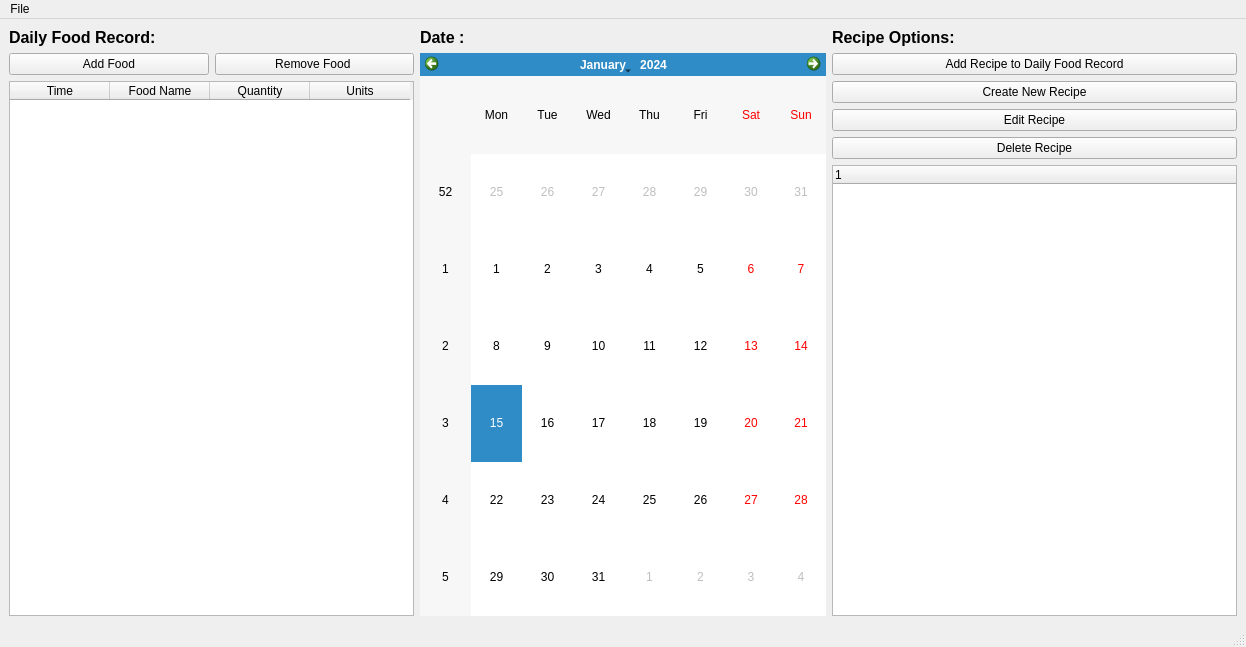
<?xml version="1.0" encoding="UTF-8"?>
<ui version="4.0">
 <class>MainWindow</class>
 <widget class="QMainWindow" name="MainWindow">
  <property name="geometry">
   <rect>
    <x>0</x>
    <y>0</y>
    <width>1246</width>
    <height>647</height>
   </rect>
  </property>
  <property name="windowTitle">
   <string>MainWindow</string>
  </property>
  <widget class="QWidget" name="centralwidget">
   <layout class="QHBoxLayout" name="horizontalLayout">
    <item>
     <layout class="QVBoxLayout" name="foodRecordLayout">
      <item>
       <widget class="QLabel" name="label">
        <property name="font">
         <font>
          <pointsize>12</pointsize>
          <weight>75</weight>
          <bold>true</bold>
         </font>
        </property>
        <property name="text">
         <string>Daily Food Record:</string>
        </property>
       </widget>
      </item>
      <item>
       <layout class="QHBoxLayout" name="horizontalLayout_2">
        <item>
         <widget class="QPushButton" name="removeFoodPushButton">
          <property name="text">
           <string>Add Food</string>
          </property>
         </widget>
        </item>
        <item>
         <widget class="QPushButton" name="addFoodPushButton">
          <property name="text">
           <string>Remove Food </string>
          </property>
         </widget>
        </item>
       </layout>
      </item>
      <item>
       <widget class="QTableWidget" name="recordedFoodTableWidget">
        <column>
         <property name="text">
          <string>Time</string>
         </property>
        </column>
        <column>
         <property name="text">
          <string>Food Name</string>
         </property>
        </column>
        <column>
         <property name="text">
          <string>Quantity</string>
         </property>
        </column>
        <column>
         <property name="text">
          <string>Units</string>
         </property>
        </column>
       </widget>
      </item>
     </layout>
    </item>
    <item>
     <layout class="QVBoxLayout" name="foodMetadataLayout">
      <item>
       <widget class="QLabel" name="label_2">
        <property name="font">
         <font>
          <pointsize>12</pointsize>
          <weight>75</weight>
          <italic>false</italic>
          <bold>true</bold>
         </font>
        </property>
        <property name="text">
         <string>Date :</string>
        </property>
       </widget>
      </item>
      <item>
       <widget class="QCalendarWidget" name="foodCalendarWidget"/>
      </item>
     </layout>
    </item>
    <item>
     <layout class="QVBoxLayout" name="recipeLayout">
      <item>
       <widget class="QLabel" name="label_3">
        <property name="font">
         <font>
          <pointsize>12</pointsize>
          <weight>75</weight>
          <italic>false</italic>
          <bold>true</bold>
         </font>
        </property>
        <property name="text">
         <string>Recipe Options:</string>
        </property>
       </widget>
      </item>
      <item>
       <widget class="QPushButton" name="addRecipePushButton">
        <property name="text">
         <string>Add Recipe to Daily Food Record</string>
        </property>
       </widget>
      </item>
      <item>
       <widget class="QPushButton" name="newRecipePushButton">
        <property name="text">
         <string>Create New Recipe</string>
        </property>
       </widget>
      </item>
      <item>
       <widget class="QPushButton" name="editRecipePushButton">
        <property name="text">
         <string>Edit Recipe</string>
        </property>
       </widget>
      </item>
      <item>
       <widget class="QPushButton" name="deleteRecipePushButton">
        <property name="text">
         <string>Delete Recipe</string>
        </property>
       </widget>
      </item>
      <item>
       <widget class="QTreeWidget" name="recipeTreeWidget">
        <property name="acceptDrops">
         <bool>false</bool>
        </property>
        <property name="sortingEnabled">
         <bool>false</bool>
        </property>
        <column>
         <property name="text">
          <string notr="true">1</string>
         </property>
        </column>
       </widget>
      </item>
     </layout>
    </item>
   </layout>
  </widget>
  <widget class="QMenuBar" name="menubar">
   <property name="geometry">
    <rect>
     <x>0</x>
     <y>0</y>
     <width>1246</width>
     <height>23</height>
    </rect>
   </property>
   <widget class="QMenu" name="menuFile">
    <property name="title">
     <string>File</string>
    </property>
    <widget class="QMenu" name="menuAnalysis">
     <property name="title">
      <string>Analysis</string>
     </property>
     <addaction name="actionLie_to_Me"/>
     <addaction name="actionDoc_Give_it_to_me_straight"/>
    </widget>
    <addaction name="menuAnalysis"/>
    <addaction name="actionExportData"/>
    <addaction name="separator"/>
    <addaction name="actionExit"/>
   </widget>
   <addaction name="menuFile"/>
  </widget>
  <widget class="QStatusBar" name="statusbar"/>
  <action name="actionExportData">
   <property name="text">
    <string>Export data</string>
   </property>
  </action>
  <action name="actionExport_data">
   <property name="text">
    <string>Export data</string>
   </property>
  </action>
  <action name="actionExit">
   <property name="text">
    <string>Exit</string>
   </property>
  </action>
  <action name="actionLie_to_Me">
   <property name="text">
    <string>Lie to Me</string>
   </property>
  </action>
  <action name="actionDoc_Give_it_to_me_straight">
   <property name="text">
    <string>Doc. Give it to me straight.</string>
   </property>
  </action>
 </widget>
 <resources/>
 <connections>
  <connection>
   <sender>actionExit</sender>
   <signal>triggered()</signal>
   <receiver>MainWindow</receiver>
   <slot>close()</slot>
   <hints>
    <hint type="sourcelabel">
     <x>-1</x>
     <y>-1</y>
    </hint>
    <hint type="destinationlabel">
     <x>607</x>
     <y>222</y>
    </hint>
   </hints>
  </connection>
 </connections>
</ui>
